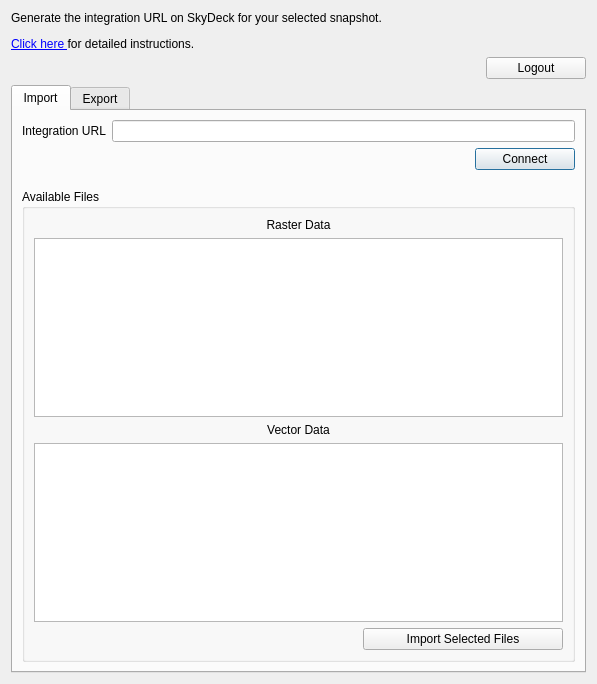
<?xml version="1.0" encoding="UTF-8"?>
<ui version="4.0">
 <class>Dialog</class>
 <widget class="QDialog" name="Dialog">
  <property name="geometry">
   <rect>
    <x>0</x>
    <y>0</y>
    <width>597</width>
    <height>684</height>
   </rect>
  </property>
  <property name="windowTitle">
   <string>SkyDeck</string>
  </property>
  <property name="windowIcon">
   <iconset>
    <normaloff>icon.png</normaloff>icon.png</iconset>
  </property>
  <layout class="QGridLayout" name="gridLayout">
   <item row="3" column="0">
    <widget class="QTabWidget" name="tabWidget">
     <property name="currentIndex">
      <number>0</number>
     </property>
     <widget class="QWidget" name="tab">
      <attribute name="title">
       <string>Import</string>
      </attribute>
      <layout class="QGridLayout" name="gridLayout_2">
       <item row="1" column="1">
        <widget class="QPushButton" name="importConnectButton">
         <property name="maximumSize">
          <size>
           <width>100</width>
           <height>16777215</height>
          </size>
         </property>
         <property name="layoutDirection">
          <enum>Qt::RightToLeft</enum>
         </property>
         <property name="text">
          <string>Connect</string>
         </property>
        </widget>
       </item>
       <item row="0" column="0">
        <widget class="QLabel" name="label">
         <property name="text">
          <string>Integration URL</string>
         </property>
        </widget>
       </item>
       <item row="3" column="0" colspan="2">
        <widget class="QGroupBox" name="importFileListGroupBox">
         <property name="font">
          <font>
           <weight>50</weight>
           <bold>false</bold>
          </font>
         </property>
         <property name="layoutDirection">
          <enum>Qt::LeftToRight</enum>
         </property>
         <property name="title">
          <string>Available Files</string>
         </property>
         <layout class="QGridLayout" name="gridLayout_3">
          <item row="3" column="0">
           <widget class="QListWidget" name="importRasterList"/>
          </item>
          <item row="6" column="0">
           <widget class="QPushButton" name="importpushButton">
            <property name="maximumSize">
             <size>
              <width>200</width>
              <height>16777215</height>
             </size>
            </property>
            <property name="layoutDirection">
             <enum>Qt::RightToLeft</enum>
            </property>
            <property name="text">
             <string>Import Selected Files</string>
            </property>
           </widget>
          </item>
          <item row="4" column="0">
           <widget class="QLabel" name="label_4">
            <property name="text">
             <string>Vector Data</string>
            </property>
            <property name="alignment">
             <set>Qt::AlignCenter</set>
            </property>
           </widget>
          </item>
          <item row="2" column="0">
           <widget class="QLabel" name="label_3">
            <property name="text">
             <string>Raster Data</string>
            </property>
            <property name="alignment">
             <set>Qt::AlignCenter</set>
            </property>
           </widget>
          </item>
          <item row="5" column="0">
           <widget class="QListWidget" name="importVectorList"/>
          </item>
         </layout>
        </widget>
       </item>
       <item row="2" column="1">
        <spacer name="verticalSpacer">
         <property name="orientation">
          <enum>Qt::Vertical</enum>
         </property>
         <property name="sizeHint" stdset="0">
          <size>
           <width>20</width>
           <height>40</height>
          </size>
         </property>
        </spacer>
       </item>
       <item row="0" column="1">
        <widget class="QLineEdit" name="importURL"/>
       </item>
      </layout>
     </widget>
     <widget class="QWidget" name="tab_2">
      <attribute name="title">
       <string>Export</string>
      </attribute>
      <layout class="QGridLayout" name="gridLayout_4">
       <item row="3" column="0" colspan="2">
        <widget class="QGroupBox" name="exportFileListGroupBox">
         <property name="title">
          <string>Available Files</string>
         </property>
         <layout class="QGridLayout" name="gridLayout_5">
          <item row="8" column="0">
           <widget class="QListWidget" name="exportVectorList"/>
          </item>
          <item row="0" column="0">
           <widget class="QLabel" name="label_8">
            <property name="text">
             <string>Raster Data</string>
            </property>
            <property name="alignment">
             <set>Qt::AlignCenter</set>
            </property>
           </widget>
          </item>
          <item row="5" column="0">
           <widget class="QComboBox" name="rasterType">
            <property name="maximumSize">
             <size>
              <width>200</width>
              <height>16777215</height>
             </size>
            </property>
            <item>
             <property name="text">
              <string>Orthophoto</string>
             </property>
            </item>
            <item>
             <property name="text">
              <string>Surface Model</string>
             </property>
            </item>
            <item>
             <property name="text">
              <string>Terrain Model</string>
             </property>
            </item>
            <item>
             <property name="text">
              <string>NDVI</string>
             </property>
            </item>
            <item>
             <property name="text">
              <string>Slope Map</string>
             </property>
            </item>
           </widget>
          </item>
          <item row="1" column="0">
           <widget class="QListWidget" name="exportRasterList"/>
          </item>
          <item row="9" column="0">
           <widget class="QPushButton" name="exportPushButton">
            <property name="maximumSize">
             <size>
              <width>200</width>
              <height>16777215</height>
             </size>
            </property>
            <property name="layoutDirection">
             <enum>Qt::RightToLeft</enum>
            </property>
            <property name="text">
             <string>Export Selected Files</string>
            </property>
           </widget>
          </item>
          <item row="4" column="0">
           <widget class="QLabel" name="label_10">
            <property name="maximumSize">
             <size>
              <width>150</width>
              <height>16777215</height>
             </size>
            </property>
            <property name="text">
             <string>Raster Type</string>
            </property>
           </widget>
          </item>
          <item row="7" column="0">
           <widget class="QLabel" name="label_9">
            <property name="text">
             <string>Vector Data</string>
            </property>
            <property name="alignment">
             <set>Qt::AlignCenter</set>
            </property>
           </widget>
          </item>
         </layout>
        </widget>
       </item>
       <item row="0" column="0">
        <widget class="QLabel" name="label_6">
         <property name="text">
          <string>Integration URL</string>
         </property>
        </widget>
       </item>
       <item row="1" column="1">
        <widget class="QPushButton" name="exportConnectButton">
         <property name="maximumSize">
          <size>
           <width>100</width>
           <height>16777215</height>
          </size>
         </property>
         <property name="layoutDirection">
          <enum>Qt::RightToLeft</enum>
         </property>
         <property name="text">
          <string>Connect</string>
         </property>
        </widget>
       </item>
       <item row="0" column="1">
        <widget class="QLineEdit" name="exportURL"/>
       </item>
      </layout>
     </widget>
    </widget>
   </item>
   <item row="2" column="0">
    <widget class="QPushButton" name="logoutButton">
     <property name="maximumSize">
      <size>
       <width>100</width>
       <height>16777215</height>
      </size>
     </property>
     <property name="layoutDirection">
      <enum>Qt::RightToLeft</enum>
     </property>
     <property name="text">
      <string>Logout</string>
     </property>
     <property name="flat">
      <bool>false</bool>
     </property>
    </widget>
   </item>
   <item row="1" column="0">
    <widget class="QLabel" name="label_5">
     <property name="text">
      <string>&lt;html&gt;&lt;head/&gt;&lt;body&gt;&lt;p&gt;Generate the integration URL on SkyDeck for your selected snapshot. &lt;/p&gt;&lt;p&gt;&lt;a href=&quot;https://skydeck-help.asteria.co.in/docs/qgis-integration&quot;&gt;&lt;span style=&quot; text-decoration: underline; color:#0000ff;&quot;&gt;Click here &lt;/span&gt;&lt;/a&gt;for detailed instructions.&lt;/p&gt;&lt;/body&gt;&lt;/html&gt;</string>
     </property>
     <property name="wordWrap">
      <bool>true</bool>
     </property>
    </widget>
   </item>
  </layout>
 </widget>
 <resources/>
 <connections/>
</ui>
